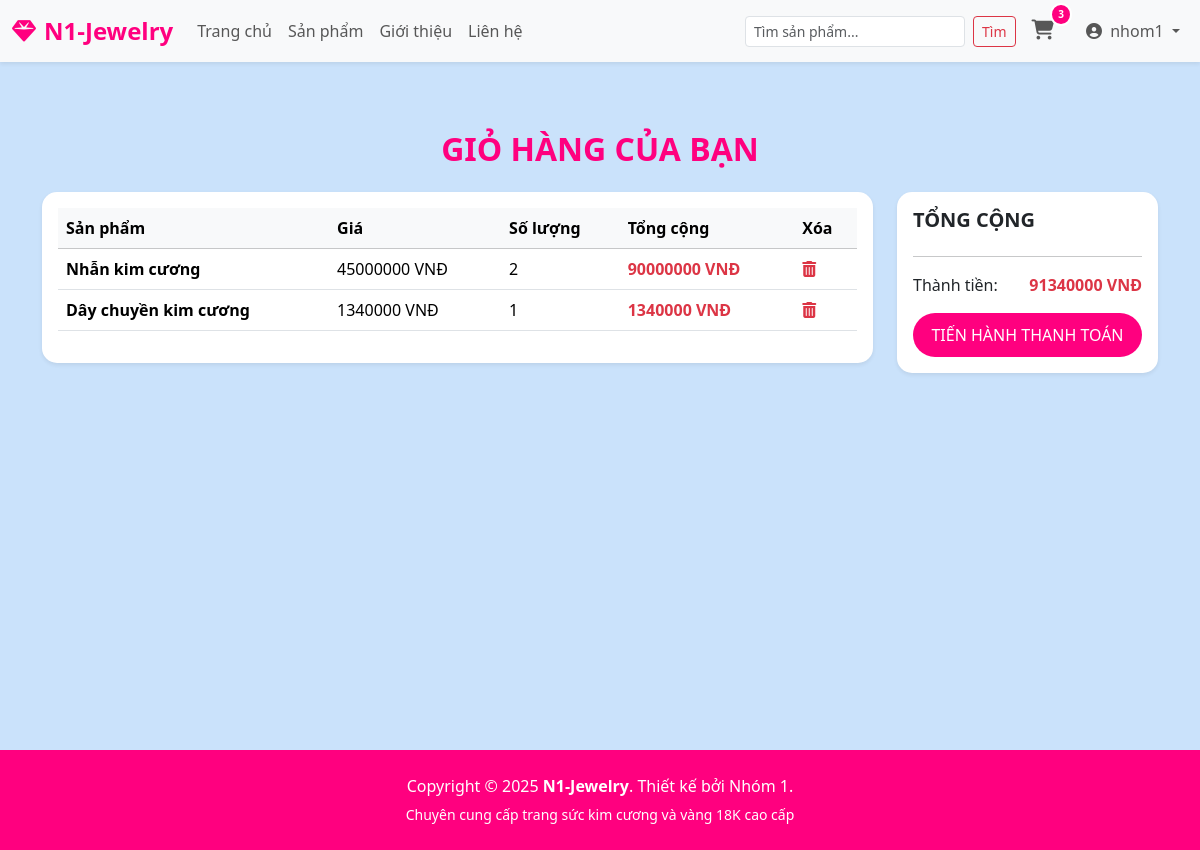
The app's page /cart/ (signed in), older data.
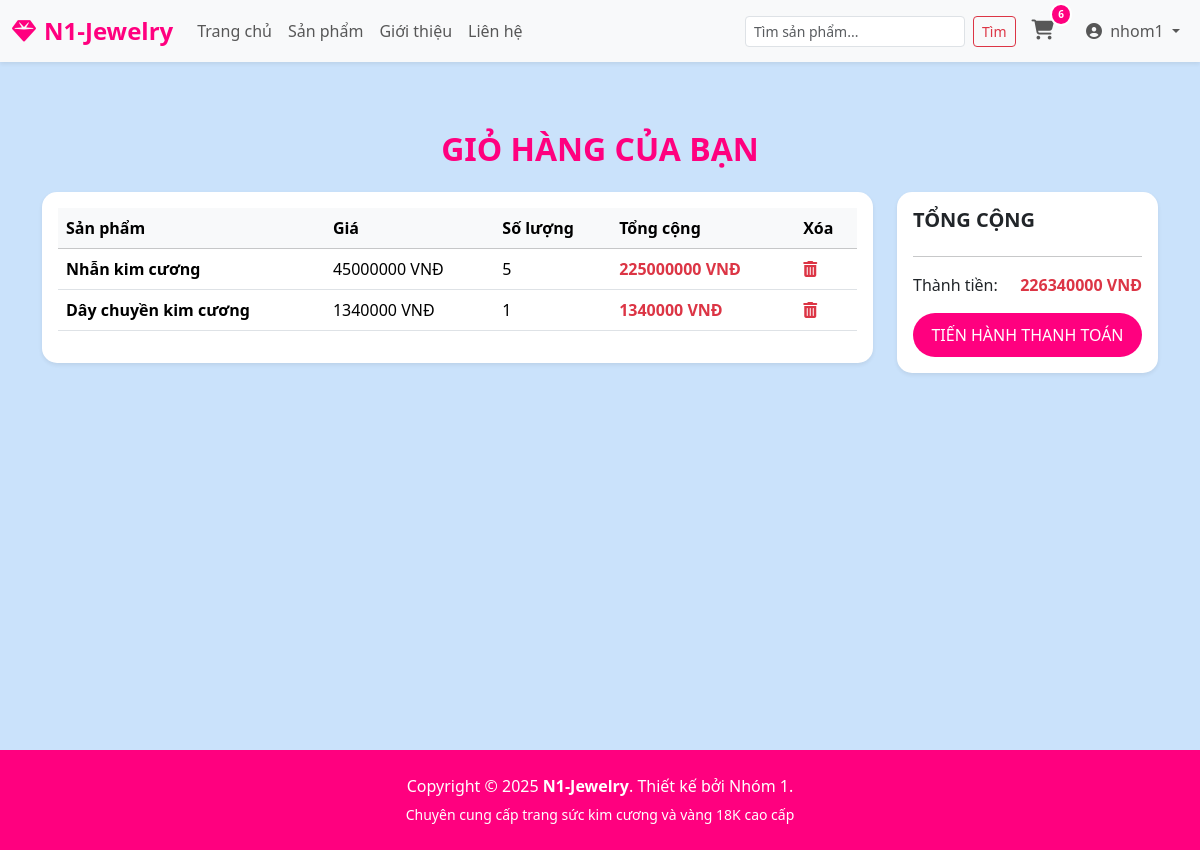
The same page, newer data.
### app/models.py (models this page shows, shortened)
class CartItem(models.Model):
    cart = models.ForeignKey(Cart, related_name='items', on_delete=models.CASCADE)
    product = models.ForeignKey(Product, on_delete=models.CASCADE)
    quantity = models.PositiveIntegerField(default=1)
    def get_cost(self):
        return self.product.price * self.quantity

class Product(models.Model):
    category = models.ForeignKey(Category, related_name='products', on_delete=models.CASCADE)
    name = models.CharField(max_length=200, db_index=True)
    slug = models.SlugField(max_length=200, db_index=True)
    material = models.CharField(max_length=100, default='Vàng 18K')
    gemstone = models.CharField(max_length=100, blank=True, null=True)
    size_weight = models.CharField(max_length=100, default='1.0 Carat')
    image = models.ImageField(upload_to='products/%Y/%m/%d', blank=True)
    description = models.TextField(blank=True)
    price = models.DecimalField(max_digits=15, decimal_places=2)
    available = models.BooleanField(default=True)
    created = models.DateTimeField(auto_now_add=True)
    updated = models.DateTimeField(auto_now=True)
    class Meta:
        indexes = [Index(fields=['id', 'slug'])]
        verbose_name_plural = 'N1-JEWELRY - Sản phẩm'

class Cart(models.Model):
    user = models.OneToOneField(User, on_delete=models.CASCADE)
    created_at = models.DateTimeField(auto_now_add=True)
    def get_total_price(self):
        return sum(item.get_cost() for item in self.items.all())

### app/views.py (the view)
# urls.py: path('cart/', views.view_cart, name='view_cart'),
@login_required(login_url='app:login')
def view_cart(request):
    cart, created = Cart.objects.get_or_create(user=request.user)
    return render(request, 'app/product/cart.html', {'cart': cart})

### app/context_processors.py (called while the page is built)
def cart_count(request):
    count = 0
    if request.user.is_authenticated:
        try:
            cart = Cart.objects.filter(user=request.user).first()
            if cart:
                items = CartItem.objects.filter(cart=cart)
                for item in items:
                    count += item.quantity
        except:
            count = 0
    return {'cart_item_count': count}

### app/templates/app/product/cart.html
{% extends "app/base.html" %}
{% load static %}
{% block main_container %}
<div class="container mt-5">
    <h2 class="text-center mb-4" style="color: #ff007f; font-weight: bold;">GIỎ HÀNG CỦA BẠN</h2>
    <div class="row">
        <div class="col-md-9">
            <div class="card shadow-sm border-0" style="border-radius: 15px;">
                <div class="card-body">
                    <table class="table align-middle">
                        <thead class="table-light">
                            <tr>
                                <th>Sản phẩm</th>
                                <th>Giá</th>
                                <th>Số lượng</th>
                                <th>Tổng cộng</th>
                                <th>Xóa</th>
                            </tr>
                        </thead>
                        <tbody>
                            {% for item in cart.items.all %}
                            <tr>
                                <td><strong>{{ item.product.name }}</strong></td>
                                <td>{{ item.product.price | floatformat:0 }} VNĐ</td>
                                <td>{{ item.quantity }}</td>
                                <td class="text-danger fw-bold">{{ item.get_cost | floatformat:0 }} VNĐ</td>
                                <td>
                                    <a href="{% url 'app:remove_item' item.id %}" class="text-danger">
                                        <i class="fas fa-trash-alt"></i>
                                    </a>
                                </td>
                            </tr>
                            {% empty %}
                            <tr>
                                <td colspan="5" class="text-center">Giỏ hàng của bạn đang trống!</td>
                            </tr>
                            {% endfor %}
                        </tbody>
                    </table>
                </div>
            </div>
        </div>
        <div class="col-md-3">
            <div class="card shadow-sm border-0 p-3" style="border-radius: 15px;">
                <h5 class="fw-bold">TỔNG CỘNG</h5>
                <hr>
                <p class="d-flex justify-content-between">
                    <span>Thành tiền:</span>
                    <span class="text-danger fw-bold">{{ cart.get_total_price | floatformat:0 }} VNĐ</span>
                </p>
                <a href="{% url 'app:checkout' %}" class="btn btn-danger w-100 rounded-pill" style="background-color: #ff007f; border: none; padding: 10px;">
                    TIẾN HÀNH THANH TOÁN
                </a>
            </div>
        </div>
    </div>
</div>
{% endblock main_container %}

### app/templates/app/base.html (shortened to what this page needs)
{% load static %}
<!DOCTYPE html>
<html>
<head>
    <link href="https://cdn.jsdelivr.net/npm/bootstrap@5.3.3/dist/css/bootstrap.min.css" rel="stylesheet">
    <link rel="stylesheet" href="https://cdnjs.cloudflare.com/ajax/libs/font-awesome/6.5.1/css/all.min.css">
    <link href="{% static 'app/css/style.css' %}" rel="stylesheet">
</head>
<body>
    <nav class="navbar navbar-expand-lg bg-body-tertiary shadow-sm sticky-top">
        <div class="container-fluid">
            <a class="navbar-brand d-flex align-items-center" href="{% url 'app:home' %}">
                <i class="fa-solid fa-gem" style="font-size: 24px;"></i>
                <span style="font-size: 24px; font-weight: 900; color: #ff007f; margin-left: 8px;">N1-Jewelry</span>
            </a>
            <div class="collapse navbar-collapse" id="navbarSupportedContent">
                <ul class="navbar-nav me-auto mb-2 mb-lg-0">
                    <li class="nav-item"><a class="nav-link" href="{% url 'app:home' %}">Trang chủ</a></li>
                    <li class="nav-item"><a class="nav-link" href="{% url 'app:product_list' %}">Sản phẩm</a></li>
                    <li class="nav-item"><a class="nav-link" href="{% url 'app:about' %}">Giới thiệu</a></li>
                    <li class="nav-item"><a class="nav-link" href="{% url 'app:contact' %}">Liên hệ</a></li>
                </ul>
                <form class="d-flex mx-2" role="search" method="GET" action="{% url 'app:search' %}">
                    <input class="form-control form-control-sm me-2" type="search" name="search_product" placeholder="Tìm sản phẩm...">
                    <button class="btn btn-outline-danger btn-sm" type="submit">Tìm</button>
                </form>
                <ul class="navbar-nav mb-2 mb-lg-0 align-items-center">
                    <li class="nav-item me-3">
                        <a class="nav-link cart-wrapper" href="{% url 'app:view_cart' %}">
                            <i class="fa-solid fa-cart-shopping" style="font-size: 20px;"></i>
                            <span class="cart-badge">{{ cart_item_count }}</span>
                        </a>
                    </li>
                    {% if user.is_authenticated %}
                        <li class="nav-item dropdown">
                            <a class="nav-link dropdown-toggle" href="#" role="button" data-bs-toggle="dropdown">
                                <i class="fas fa-user-circle me-1"></i> {{ user.username }}
                            </a>
                        </li>
                    {% else %}
                        <li class="nav-item"><a class="nav-link" href="{% url 'app:login' %}">Đăng nhập</a></li>
                        <li class="nav-item"><a class="nav-link" href="{% url 'app:register' %}">Đăng ký</a></li>
                    {% endif %}
                </ul>
            </div>
        </div>
    </nav>
    <div class="main-wrapper" style="min-height: 80vh; max-width: 1300px; margin: 0 auto; padding: 20px 15px;">
        {% block main_container %} {% endblock main_container %}
    </div>
    <footer class="text-center py-4 text-white mt-5">
        <div class="container">
            <p class="mb-1">Copyright © 2025 <strong>N1-Jewelry</strong>. Thiết kế bởi Nhóm 1.</p>
            <small>Chuyên cung cấp trang sức kim cương và vàng 18K cao cấp</small>
        </div>
    </footer>
</body>
</html>

Row changes from the older to the newer data that the page shows:
changed CartItem "Nhẫn kim cương": quantity "2" → "5"; get_cost "90000000" → "225000000"
changed through a linked row, Cart: get_total_price "91340000" → "226340000"
Text that changed along with them:
{{ cart_item_count }}: "3" → "6"
